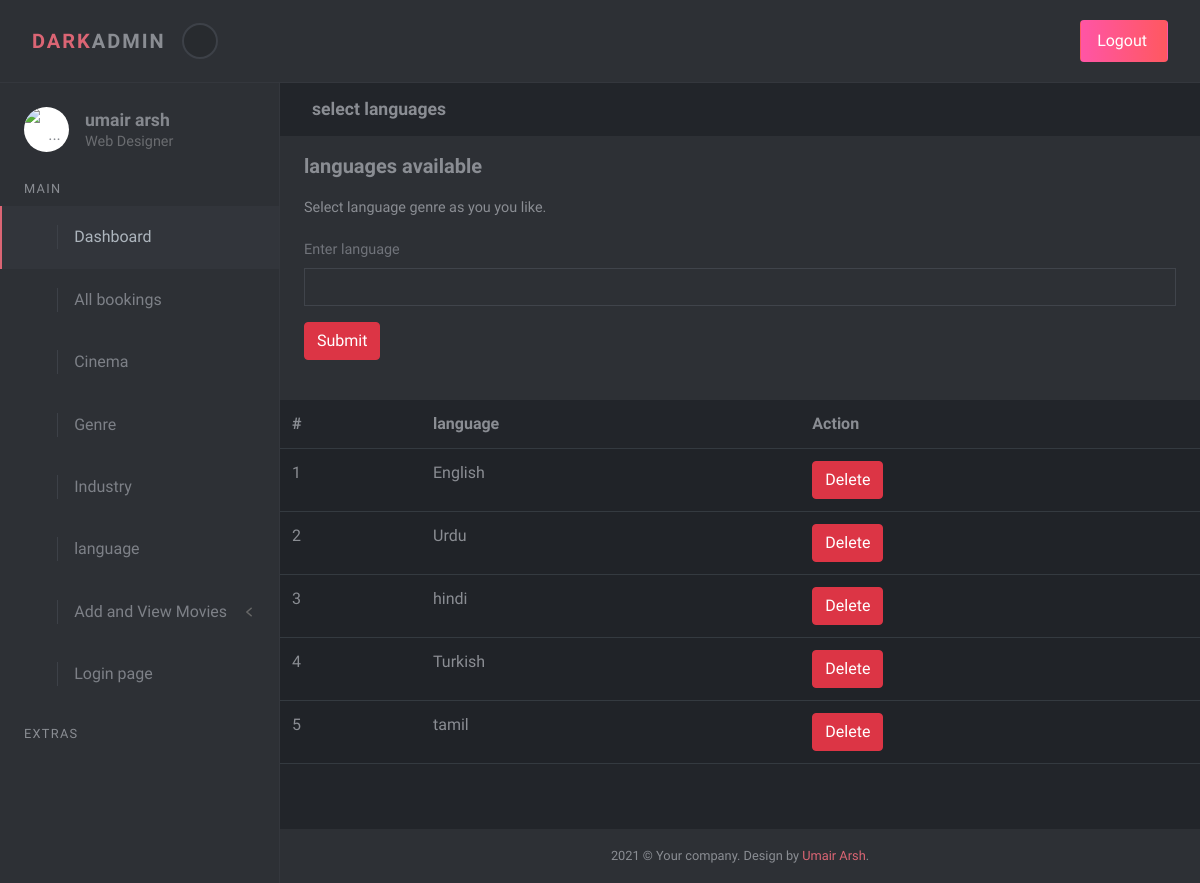
/ad/language.php, run on the app's committed database.
### tables this page shows
CREATE TABLE `tbllanguage` (
  `language_id` int(11) NOT NULL,
  `language` text NOT NULL
);

### ad/language.php (the view, shortened to what this page needs)
<?php
include 'adh.php';
?>
<div class="page-content">
        <div class="page-header">
          <div class="container-fluid my-3">
            <h2 class="h5 no-margin-bottom">select languages</h2>
          </div>
        </div>
    <div class="col-lg-12 ">
    <div class="block">
                <div class="card">
                  <div class="card-header">
                    <h3 class="h4 mb-0">languages available </h3>
                  </div>
                  <div class="card-body pt-0">
                    <p class="text-sm">Select language genre as you you like.</p>
                    <form method="post">
                      <div class="mb-3">
                        <label class="form-label" >Enter language</label>
                        <input class="form-control" name="language"  type="text" required >
                        <input type="submit" class="btn btn-danger mt-3" name="btnlanguage" >
                      </div>
                    </form>
                  </div>
                </div>
              </div>
              </div>
            <div class="col-lg-12">
              <div class="block">
                <div class="table-responsive">
                  <table class="table table-striped table-hover">
                    <thead>
                      <tr>
                        <th>#</th>
                        <th>language</th>
                        <th>Action</th>
                      </tr>
                    </thead>
                      <?php
                      $select=mysqli_query($con,"select * from tbllanguage");
                      foreach($select as $data){
                        echo "
                        <tbody>
                        <tr>
                                <td>$data[language_id]</td>
                                <td>$data[language]</td>
                                <td>
                                <a href='langdel.php?A=$data[language_id]' class='btn btn-danger'>Delete</a>
                                </td>
                            </tr>
                            </tbody>";
                      }
                      ?>
                  </table>
                </div>
              </div>
            </div>
<?php
include 'adf.php';
?>

### data on the page
tbllanguage: language_id "1", language "English"
tbllanguage: language_id "2", language "Urdu"
tbllanguage: language_id "3", language "hindi"
tbllanguage: language_id "4", language "Turkish"
tbllanguage: language_id "5", language "tamil"
